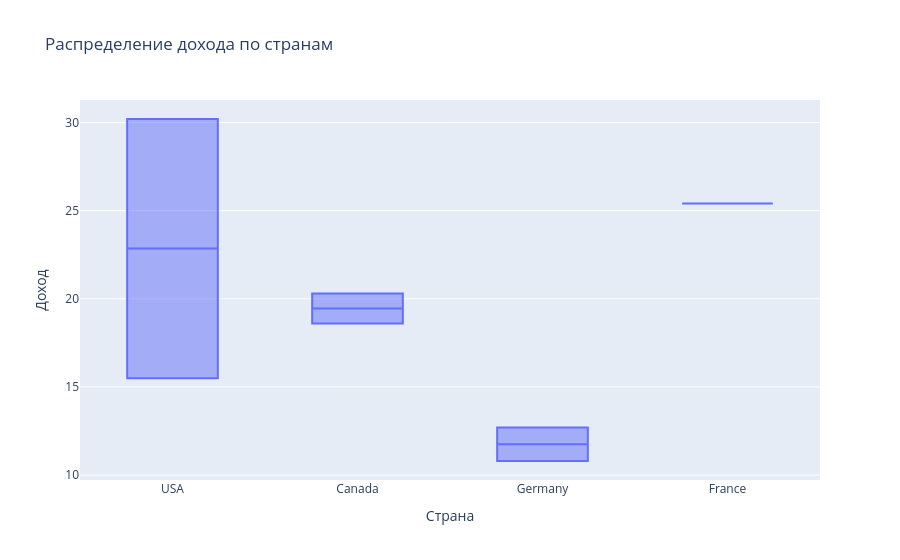

This figure's notebook cell:
### Code cell
# Пример данных (замените на запрос к вашей базе данных):
# SQL запрос: SELECT billing_country, total FROM invoice;
data = {
    "billing_country": ["USA", "Canada", "Germany", "France", "USA", "Germany", "Canada"],
    "total": [15.5, 20.3, 10.8, 25.4, 30.2, 12.7, 18.6]
}
df = pd.DataFrame(data)

# Создание коробчатой диаграммы
fig = px.box(
    df, 
    x="billing_country", 
    y="total", 
    title="Распределение дохода по странам", 
    labels={"billing_country": "Страна", "total": "Доход"}
)
fig.show()

### Figure 1 — Plotly figure (JSON) as saved in the notebook; plotly's stock layout.template omitted (floating-point values rounded to 4 significant figures)
{"data": [{"alignmentgroup": "True", "hovertemplate": "Страна=%{x}<br>Доход=%{y}<extra></extra>", "legendgroup": "", "marker": {"color": "#636efa"}, "name": "", "notched": false, "offsetgroup": "", "orientation": "v", "showlegend": false, "type": "box", "x": ["USA", "Canada", "Germany", "France", "USA", "Germany", "Canada"], "x0": " ", "xaxis": "x", "y": [15.5, 20.3, 10.8, 25.4, 30.2, 12.7, 18.6], "y0": " ", "yaxis": "y"}], "layout": {"boxmode": "group", "legend": {"tracegroupgap": 0}, "title": {"text": "Распределение дохода по странам"}, "xaxis": {"anchor": "y", "domain": [0, 1], "title": {"text": "Страна"}}, "yaxis": {"anchor": "x", "domain": [0, 1], "title": {"text": "Доход"}}}}
